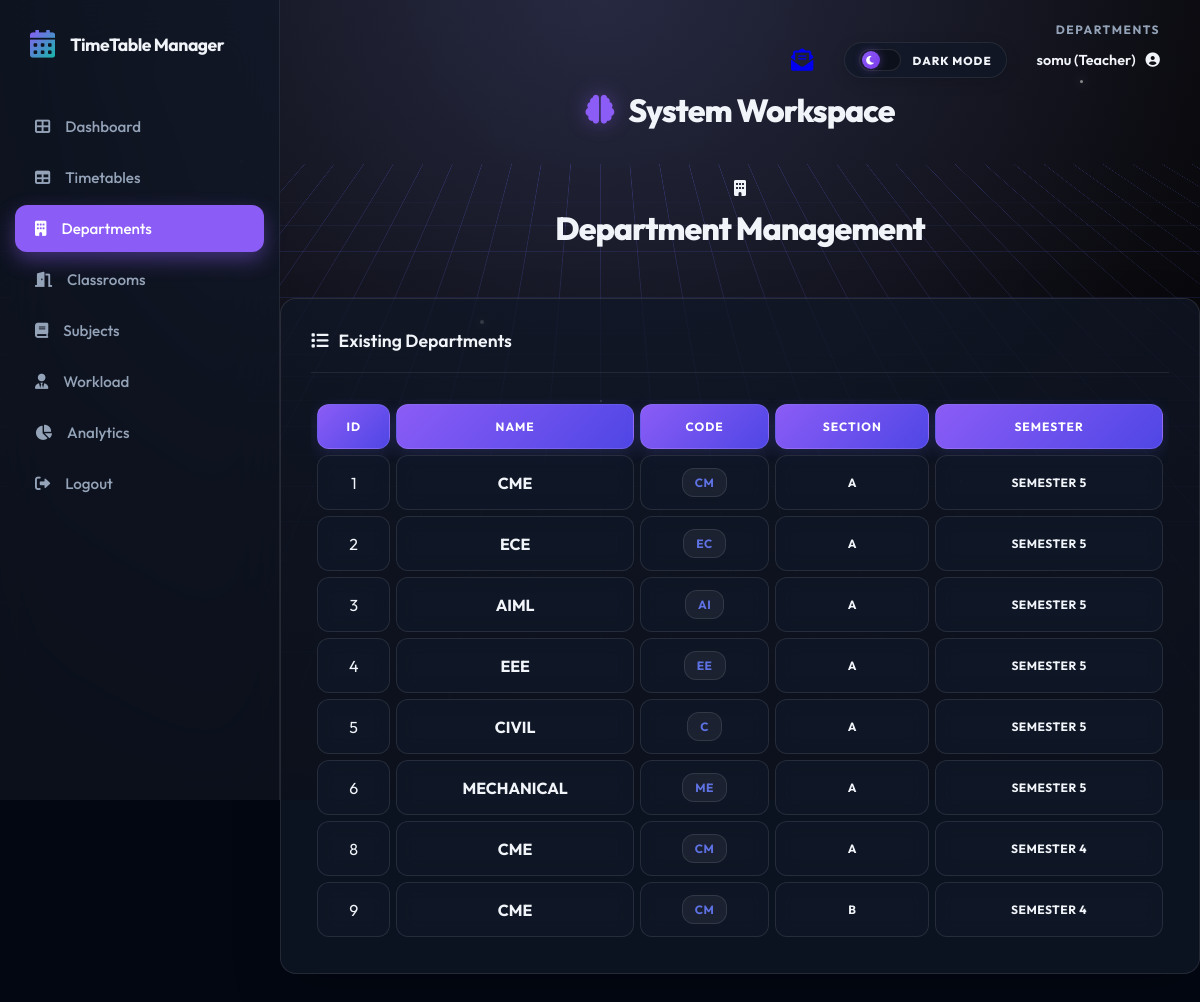
Screenshot of /departments (signed in) with the database file from the repository.
### models.py (models this page shows)
class User(db.Model, UserMixin):
    id = db.Column(db.Integer, primary_key=True)
    username = db.Column(db.String(80), unique=True, nullable=False)
    password = db.Column(db.String(120), nullable=False)
    email = db.Column(db.String(120), nullable=True)
    role = db.Column(db.String(20), nullable=False, default='student')
    dept_id = db.Column(db.Integer, db.ForeignKey('department.id'), nullable=True)
    teacher_id = db.Column(db.Integer, db.ForeignKey('teacher.id'), nullable=True)
    department = db.relationship('Department', backref='users', lazy=True)
    teacher_profile = db.relationship('Teacher', backref='user_account', uselist=False, lazy=True)

class Department(db.Model):
    id = db.Column(db.Integer, primary_key=True)
    name = db.Column(db.String(100), nullable=False)
    code = db.Column(db.String(10), nullable=False)
    section = db.Column(db.String(10), nullable=True, default='A')
    semester = db.Column(db.String(20), nullable=True, default='Semester 1')
    courses = db.relationship('Course', backref='department', lazy=True, cascade="all, delete-orphan")
    teachers = db.relationship('Teacher', backref='department', lazy=True, cascade="all, delete-orphan")
    timetable_entries = db.relationship('TimetableEntry', backref='department', lazy=True, cascade="all, delete-orphan")

### routes.py (the view, shortened to what this page needs)
@main.route('/departments', methods=['GET', 'POST'])
@login_required
def departments():
    depts = Department.query.all()
    return render_template('resources/departments.html', departments=depts)

### app.py (called while the page is built)
@login_manager.user_loader
def load_user(user_id):
    return User.query.get(int(user_id))

@app.context_processor
def inject_unread_count():
    from flask_login import current_user
    from models import Message
    if current_user.is_authenticated:
        count = Message.query.filter_by(recipient_id=current_user.id, is_read=False).count()
        return dict(unread_count=count)
    return dict(unread_count=0)

### templates/resources/departments.html (shortened to what this page needs)
{% extends 'base.html' %}
{% block content %}
<div class="page-title-section">
    <div class="page-title">
        <i class="fas fa-building"></i>
        <h1>Department Management</h1>
    </div>
</div>
<div class="card">
    <div class="card-header">
        <h3><i class="fas fa-list"></i> Existing Departments</h3>
    </div>
    <div class="timetable-responsive">
        <table class="timetable-table">
            <thead>
                <tr>
                    <th>ID</th>
                    <th>Name</th>
                    <th>Code</th>
                    <th>Section</th>
                    <th>Semester</th>
                </tr>
            </thead>
            <tbody>
                {% for dept in departments %}
                <tr>
                    <td>{{ dept.id }}</td>
                    <td><strong>{{ dept.name }}</strong></td>
                    <td><span class="badge"
                            style="background: var(--input-bg); border: 1px solid var(--border-color); color: #5e72e4; font-weight: 700;">{{
                            dept.code
                            }}</span></td>
                    <td><span class="badge badge-info">{{ dept.section }}</span></td>
                    <td><span class="badge badge-secondary">{{ dept.semester }}</span></td>
                </tr>
                {% else %}
                <tr>
                    <td colspan="6" style="text-align: center; color: var(--text-muted); padding: 40px;">No departments
                        found.
                    </td>
                </tr>
                {% endfor %}
            </tbody>
        </table>
    </div>
</div>
{% endblock %}

### templates/base.html (shortened to what this page needs)
<!DOCTYPE html>
<html lang="en">
<head>
    <link rel="stylesheet" href="{{ url_for('static', filename='css/style.css') }}">
    <link rel="stylesheet" href="https://cdnjs.cloudflare.com/ajax/libs/font-awesome/6.0.0/css/all.min.css">
</head>
<body>
    <div class="cyber-grid-container">
        <div class="cyber-grid"></div>
        <div class="cyber-glow"></div>
        <div class="floating-particles">
            <i></i><i></i><i></i><i></i><i></i><i></i>
        </div>
    </div>
    {% set is_auth = request.endpoint in ['main.login', 'main.register', 'main.register_student',
    'main.register_teacher'] %}
    <div class="{{ 'app-wrapper' if not is_auth else '' }}">
        {% if not is_auth %}
        <aside class="sidebar" id="appSidebar">
            <div class="sidebar-header">
                <i class="fas fa-calendar-alt"></i>
                <h2>TimeTable Manager</h2>
            </div>
            <ul class="sidebar-nav">
                <li class="nav-item {% if request.endpoint == 'main.dashboard' %}active{% endif %}">
                    <a href="{{ url_for('main.dashboard') }}" class="nav-link">
                        <i class="fas fa-th-large"></i> Dashboard
                    </a>
                </li>
                <li class="nav-item {% if request.endpoint == 'main.timetable' %}active{% endif %}">
                    <a href="{{ url_for('main.timetable') }}" class="nav-link">
                        <i class="fas fa-table"></i> Timetables
                    </a>
                </li>
                <li class="nav-item {% if request.endpoint == 'main.departments' %}active{% endif %}">
                    <a href="{{ url_for('main.departments') }}" class="nav-link">
                        <i class="fas fa-building"></i> Departments
                    </a>
                </li>
                <li class="nav-item {% if request.endpoint == 'main.classrooms' %}active{% endif %}">
                    <a href="{{ url_for('main.classrooms') }}" class="nav-link">
                        <i class="fas fa-door-open"></i> Classrooms
                    </a>
                </li>
                <li class="nav-item {% if request.endpoint == 'main.courses' %}active{% endif %}">
                    <a href="{{ url_for('main.courses') }}" class="nav-link">
                        <i class="fas fa-book"></i> Subjects
                    </a>
                </li>
                <li class="nav-item">
                    <a href="{{ url_for('main.teachers') }}" class="nav-link">
                        <i class="fas fa-user-tie"></i> Workload
                    </a>
                </li>
                <li class="nav-item {% if request.endpoint == 'main.reports' %}active{% endif %}">
                    <a href="{{ url_for('main.reports') }}" class="nav-link">
                        <i class="fas fa-chart-pie"></i> Analytics
                    </a>
                </li>
                {% if current_user.is_authenticated %}
                <li class="nav-item">
                    <a href="{{ url_for('main.logout') }}" class="nav-link">
                        <i class="fas fa-sign-out-alt"></i> Logout
                    </a>
                </li>
                {% else %}
                <li class="nav-item">
                    <a href="{{ url_for('main.login') }}" class="nav-link">
                        <i class="fas fa-sign-in-alt"></i> Login
                    </a>
                </li>
                {% endif %}
            </ul>
        </aside>
        {% endif %}
        <main class="{{ 'main-area' if not is_auth else '' }}">
            {% if not is_auth %}
            <div class="top-header">
                <div class="header-meta-group">
                    <div class="breadcrumb-mini">{{ request.endpoint.split('.')[-1].replace('_', ' ') }}</div>
                    <div class="user-controls">
                        {% if current_user.is_authenticated %}
                        <a href="{{ url_for('main.mailbox') }}" class="icon-btn nav-mailbox-link" title="Mailbox"
                            style="margin-right: 15px; position: relative;">
                            <i class="fas fa-envelope-open-text nav-mailbox-icon"></i>
                        </a>
                        <div class="mode-switcher" id="themeToggle" title="Switch Interface Mode">
                            <div class="mode-track">
                                <div class="mode-thumb">
                                    <i class="fas fa-moon moon-icon"></i>
                                </div>
                            </div>
                            <span class="mode-label">Dark Mode</span>
                        </div>
                        <div class="user-dropdown">
                            <a href="{{ url_for('main.profile') }}" class="user-profile" id="userProfileToggle"
                                style="text-decoration: none; color: inherit; cursor: pointer;">
                                <span>{{ current_user.username }} ({{ current_user.role|capitalize }})</span>
                                <i class="fas fa-user-circle"></i>
                            </a>
                        </div>
                        {% else %}
                        <div class="user-profile">
                            <span>Guest</span>
                            <i class="fas fa-user-circle"></i>
                        </div>
                        {% endif %}
                    </div>
                </div>
            </div>
            <div class="page-title-section">
                <div class="page-title">
                    <h1>
                        {% block icon %}<i class="fas fa-brain"></i>{% endblock %}
                        {% block title %}System Workspace{% endblock %}
                    </h1>
                </div>
            </div>
            {% endif %}
            {% block content %}{% endblock %}
    </div>
</body>
</html>

### rows the page displays
User: username "somu", role "Teacher"
Department: id "1", name "CME", code "CM", section "A", semester "SEMESTER 5"
Department: id "2", name "ECE", code "EC", section "A", semester "SEMESTER 5"
Department: id "3", name "AIML", code "AI", section "A", semester "SEMESTER 5"
Department: id "4", name "EEE", code "EE", section "A", semester "SEMESTER 5"
Department: id "5", name "CIVIL", code "C", section "A", semester "SEMESTER 5"
Department: id "6", name "MECHANICAL", code "ME", section "A", semester "SEMESTER 5"
Department: id "8", name "CME", code "CM", section "A", semester "SEMESTER 4"
Department: id "9", name "CME", code "CM", section "B", semester "SEMESTER 4"

### other values shown
{{ request.endpoint.split('.')[-1].replace('_', ' ') }} "DEPARTMENTS"
